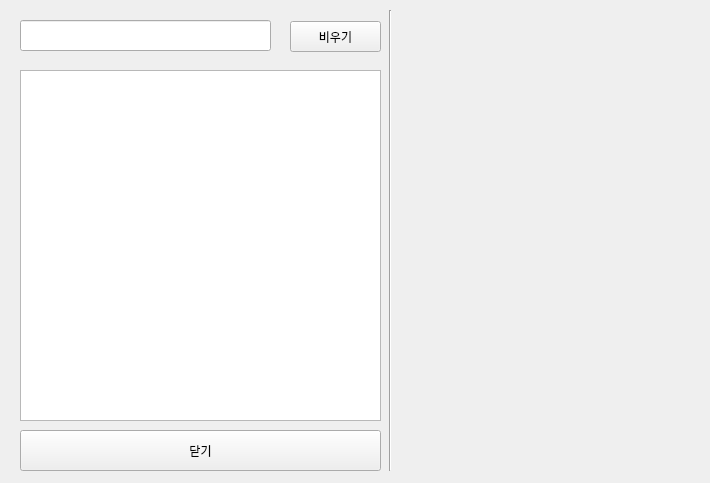
<?xml version="1.0" encoding="UTF-8"?>
<ui version="4.0">
 <class>Form</class>
 <widget class="QWidget" name="Form">
  <property name="geometry">
   <rect>
    <x>0</x>
    <y>0</y>
    <width>710</width>
    <height>483</height>
   </rect>
  </property>
  <property name="windowTitle">
   <string>Form</string>
  </property>
  <widget class="QPushButton" name="champ_clear_btn">
   <property name="geometry">
    <rect>
     <x>290</x>
     <y>21</y>
     <width>91</width>
     <height>31</height>
    </rect>
   </property>
   <property name="font">
    <font>
     <family>맑은 고딕</family>
    </font>
   </property>
   <property name="autoFillBackground">
    <bool>true</bool>
   </property>
   <property name="text">
    <string>비우기</string>
   </property>
  </widget>
  <widget class="QLineEdit" name="search_champ_edit">
   <property name="geometry">
    <rect>
     <x>20</x>
     <y>20</y>
     <width>251</width>
     <height>31</height>
    </rect>
   </property>
   <property name="font">
    <font>
     <family>맑은 고딕</family>
    </font>
   </property>
   <property name="text">
    <string/>
   </property>
  </widget>
  <widget class="QListWidget" name="champ_list_widget">
   <property name="geometry">
    <rect>
     <x>20</x>
     <y>70</y>
     <width>361</width>
     <height>351</height>
    </rect>
   </property>
   <property name="dragEnabled">
    <bool>false</bool>
   </property>
  </widget>
  <widget class="QPushButton" name="champ_ok_btn">
   <property name="geometry">
    <rect>
     <x>20</x>
     <y>430</y>
     <width>361</width>
     <height>41</height>
    </rect>
   </property>
   <property name="font">
    <font>
     <family>맑은 고딕</family>
    </font>
   </property>
   <property name="autoFillBackground">
    <bool>true</bool>
   </property>
   <property name="text">
    <string>닫기</string>
   </property>
  </widget>
  <widget class="QWidget" name="verticalLayoutWidget">
   <property name="geometry">
    <rect>
     <x>400</x>
     <y>10</y>
     <width>301</width>
     <height>461</height>
    </rect>
   </property>
   <layout class="QVBoxLayout" name="teamABLayout"/>
  </widget>
  <widget class="Line" name="line">
   <property name="geometry">
    <rect>
     <x>380</x>
     <y>10</y>
     <width>20</width>
     <height>461</height>
    </rect>
   </property>
   <property name="orientation">
    <enum>Qt::Vertical</enum>
   </property>
  </widget>
 </widget>
 <resources/>
 <connections/>
</ui>
